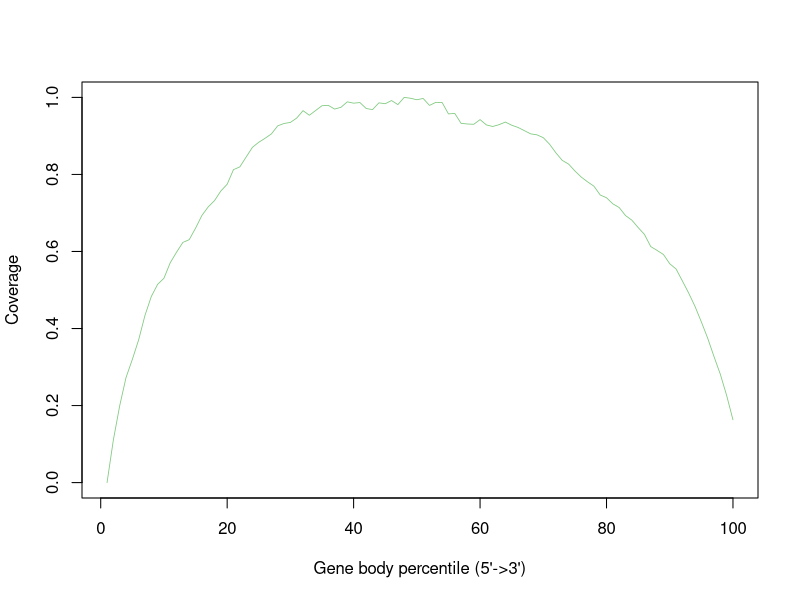

Reproduce this figure in R.
MI_6Hr_SRR12108306.gencode.Aligned.sortedByCoord.out <- c(0.0,0.1105649777048162,0.19930202764159105,0.2725766466268829,0.31969186059409455,0.3706102890609402,0.4340739179625973,0.4830955919870444,0.5146540918872152,0.5305366373094926,0.5708981298666725,0.5983220378463519,0.6236841959314062,0.6306583734498746,0.6605114581715731,0.6934869778379218,0.7157447256915944,0.7320862080440136,0.7570448898551367,0.7746078931605919,0.8125388224593474,0.8195906448965105,0.8451607804423542,0.8704855025844666,0.8835950151962197,0.8939301084810436,0.9053550036604033,0.9262179160103823,0.9323352263903987,0.9350833019056282,0.9463778645428933,0.9656130066330945,0.9536376644408456,0.966102446924152,0.9784077800208532,0.9793963662178051,0.9697129356434545,0.9743508330190562,0.9885196441644297,0.9850575127004902,0.9866187301728154,0.9710467644253167,0.9684151562881292,0.9858686247975686,0.9836210817046387,0.9918334183730062,0.981337489185172,1.0,0.9978439669898175,0.9939409233090046,0.9972602435832021,0.9792258246999579,0.987124808660736,0.9867587683297468,0.9571552565609956,0.9583892561616789,0.932622235286288,0.9310069436741576,0.9301972180934844,0.9424027220090068,0.9286138163586751,0.9245540963240677,0.9291961532488853,0.9359706724049959,0.9278442997537547,0.9220389555649222,0.9137032189364864,0.9053702553408612,0.9028024269583158,0.8954968720189898,0.8783248663398185,0.8559090556159461,0.8364756416797924,0.8269350222951838,0.8090586662821394,0.7931927590567251,0.7807959158772767,0.769662189143022,0.7466806797258025,0.73947356745125,0.7237074894070147,0.714123888013843,0.693287319475564,0.6813757570379573,0.662219646382856,0.6442323690573907,0.6126600039931672,0.6027006566541695,0.5922532555405196,0.5681514408678483,0.5545205980877166,0.5235264103644874,0.49187917341437987,0.4573036138163587,0.41719169421212593,0.3750083190984316,0.32720677951061516,0.28131308649643944,0.22626561217472324,0.16301966634869225)


pdf("/athena/angsd/scratch/pes4008/project/QC/rseqc/MI_6Hr_SRR12108306.geneBodyCoverage.curves.pdf")
x=1:100
icolor = colorRampPalette(c("#7fc97f","#beaed4","#fdc086","#ffff99","#386cb0","#f0027f"))(1)
plot(x,MI_6Hr_SRR12108306.gencode.Aligned.sortedByCoord.out,type='l',xlab="Gene body percentile (5'->3')", ylab="Coverage",lwd=0.8,col=icolor[1])
dev.off()
